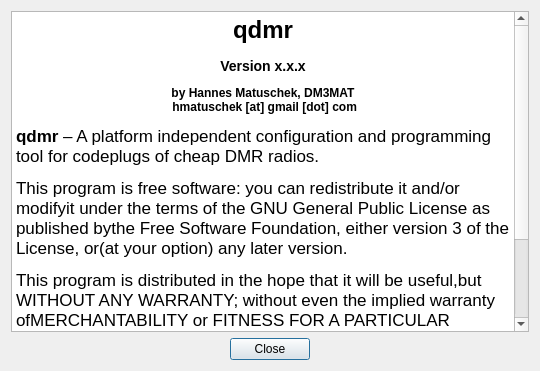
<?xml version="1.0" encoding="UTF-8"?>
<ui version="4.0">
 <class>AboutDialog</class>
 <widget class="QDialog" name="AboutDialog">
  <property name="geometry">
   <rect>
    <x>0</x>
    <y>0</y>
    <width>540</width>
    <height>371</height>
   </rect>
  </property>
  <property name="windowTitle">
   <string>About qdrm</string>
  </property>
  <property name="windowIcon">
   <iconset resource="resources.qrc">
    <normaloff>:/icons/about.png</normaloff>:/icons/about.png</iconset>
  </property>
  <layout class="QVBoxLayout" name="verticalLayout">
   <item>
    <widget class="QTextEdit" name="textEdit">
     <property name="documentTitle">
      <string>About qdmr</string>
     </property>
     <property name="undoRedoEnabled">
      <bool>false</bool>
     </property>
     <property name="html">
      <string>&lt;!DOCTYPE HTML PUBLIC &quot;-//W3C//DTD HTML 4.0//EN&quot; &quot;http://www.w3.org/TR/REC-html40/strict.dtd&quot;&gt;
&lt;html&gt;&lt;head&gt;&lt;meta name=&quot;qrichtext&quot; content=&quot;1&quot; /&gt;&lt;title&gt;About qdmr&lt;/title&gt;&lt;style type=&quot;text/css&quot;&gt;
p, li { white-space: pre-wrap; }
&lt;/style&gt;&lt;/head&gt;&lt;body style=&quot; font-family:'.SF NS Text'; font-size:13pt; font-weight:400; font-style:normal;&quot;&gt;
&lt;h1 align=&quot;center&quot; style=&quot; margin-top:18px; margin-bottom:12px; margin-left:0px; margin-right:0px; -qt-block-indent:0; text-indent:0px;&quot;&gt;&lt;span style=&quot; font-size:xx-large; font-weight:600;&quot;&gt;qdmr&lt;/span&gt;&lt;/h1&gt;
&lt;h3 align=&quot;center&quot; style=&quot; margin-top:14px; margin-bottom:12px; margin-left:0px; margin-right:0px; -qt-block-indent:0; text-indent:0px;&quot;&gt;&lt;span style=&quot; font-size:large; font-weight:600;&quot;&gt;Version x.x.x&lt;/span&gt;&lt;/h3&gt;
&lt;h4 align=&quot;center&quot; style=&quot; margin-top:12px; margin-bottom:12px; margin-left:0px; margin-right:0px; -qt-block-indent:0; text-indent:0px;&quot;&gt;&lt;span style=&quot; font-size:medium; font-weight:600;&quot;&gt;by Hannes Matuschek, DM3MAT&lt;br /&gt; hmatuschek [at] gmail [dot] com&lt;/span&gt;&lt;/h4&gt;
&lt;p style=&quot; margin-top:12px; margin-bottom:12px; margin-left:0px; margin-right:0px; -qt-block-indent:0; text-indent:0px;&quot;&gt;&lt;span style=&quot; font-weight:600;&quot;&gt;qdmr&lt;/span&gt; – A platform independent configuration and programming tool for codeplugs of cheap DMR radios.&lt;/p&gt;
&lt;p style=&quot; margin-top:12px; margin-bottom:12px; margin-left:0px; margin-right:0px; -qt-block-indent:0; text-indent:0px;&quot;&gt;This program is free software: you can redistribute it and/or modifyit under the terms of the GNU General Public License as published bythe Free Software Foundation, either version 3 of the License, or(at your option) any later version.&lt;/p&gt;
&lt;p style=&quot; margin-top:12px; margin-bottom:12px; margin-left:0px; margin-right:0px; -qt-block-indent:0; text-indent:0px;&quot;&gt;This program is distributed in the hope that it will be useful,but WITHOUT ANY WARRANTY; without even the implied warranty ofMERCHANTABILITY or FITNESS FOR A PARTICULAR PURPOSE.  See theGNU General Public License for more details.&lt;/p&gt;
&lt;p style=&quot; margin-top:12px; margin-bottom:12px; margin-left:0px; margin-right:0px; -qt-block-indent:0; text-indent:0px;&quot;&gt;You should have received a copy of the GNU General Public Licensealong with this program.  If not, see &lt;a href=&quot;https://www.gnu.org/licenses/&quot;&gt;&lt;span style=&quot; text-decoration: underline; color:#0000ff;&quot;&gt;https://www.gnu.org/licenses/&lt;/span&gt;&lt;/a&gt;.&lt;/p&gt;&lt;/body&gt;&lt;/html&gt;</string>
     </property>
     <property name="textInteractionFlags">
      <set>Qt::LinksAccessibleByKeyboard|Qt::LinksAccessibleByMouse|Qt::TextBrowserInteraction|Qt::TextSelectableByKeyboard|Qt::TextSelectableByMouse</set>
     </property>
    </widget>
   </item>
   <item>
    <widget class="QDialogButtonBox" name="buttonBox">
     <property name="orientation">
      <enum>Qt::Horizontal</enum>
     </property>
     <property name="standardButtons">
      <set>QDialogButtonBox::Close</set>
     </property>
     <property name="centerButtons">
      <bool>true</bool>
     </property>
    </widget>
   </item>
  </layout>
 </widget>
 <resources>
  <include location="resources.qrc"/>
 </resources>
 <connections>
  <connection>
   <sender>buttonBox</sender>
   <signal>accepted()</signal>
   <receiver>AboutDialog</receiver>
   <slot>accept()</slot>
   <hints>
    <hint type="sourcelabel">
     <x>248</x>
     <y>254</y>
    </hint>
    <hint type="destinationlabel">
     <x>157</x>
     <y>274</y>
    </hint>
   </hints>
  </connection>
  <connection>
   <sender>buttonBox</sender>
   <signal>rejected()</signal>
   <receiver>AboutDialog</receiver>
   <slot>reject()</slot>
   <hints>
    <hint type="sourcelabel">
     <x>316</x>
     <y>260</y>
    </hint>
    <hint type="destinationlabel">
     <x>286</x>
     <y>274</y>
    </hint>
   </hints>
  </connection>
 </connections>
</ui>
